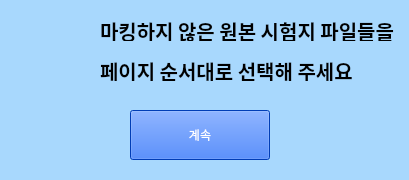
<?xml version="1.0" encoding="UTF-8"?>
<ui version="4.0">
 <class>Form</class>
 <widget class="QWidget" name="Form">
  <property name="geometry">
   <rect>
    <x>0</x>
    <y>0</y>
    <width>409</width>
    <height>180</height>
   </rect>
  </property>
  <property name="windowTitle">
   <string>Form</string>
  </property>
  <property name="styleSheet">
   <string notr="true">background: #a8d8fd</string>
  </property>
  <widget class="QLabel" name="label">
   <property name="geometry">
    <rect>
     <x>20</x>
     <y>10</y>
     <width>61</width>
     <height>81</height>
    </rect>
   </property>
   <property name="text">
    <string/>
   </property>
   <property name="pixmap">
    <pixmap>../../../../Desktop/icon.png</pixmap>
   </property>
  </widget>
  <widget class="QLabel" name="nameGuideLabel_1">
   <property name="geometry">
    <rect>
     <x>100</x>
     <y>20</y>
     <width>301</width>
     <height>21</height>
    </rect>
   </property>
   <property name="font">
    <font>
     <family>나눔스퀘어 Bold</family>
     <pointsize>15</pointsize>
     <weight>75</weight>
     <bold>true</bold>
    </font>
   </property>
   <property name="text">
    <string>마킹하지 않은 원본 시험지 파일들을</string>
   </property>
  </widget>
  <widget class="QLabel" name="nameGuideLabel_2">
   <property name="geometry">
    <rect>
     <x>100</x>
     <y>60</y>
     <width>301</width>
     <height>21</height>
    </rect>
   </property>
   <property name="font">
    <font>
     <family>나눔스퀘어 Bold</family>
     <pointsize>15</pointsize>
     <weight>75</weight>
     <bold>true</bold>
    </font>
   </property>
   <property name="text">
    <string>페이지 순서대로 선택해 주세요</string>
   </property>
  </widget>
  <widget class="QPushButton" name="confirmButton">
   <property name="geometry">
    <rect>
     <x>130</x>
     <y>110</y>
     <width>140</width>
     <height>50</height>
    </rect>
   </property>
   <property name="sizePolicy">
    <sizepolicy hsizetype="Fixed" vsizetype="Fixed">
     <horstretch>0</horstretch>
     <verstretch>0</verstretch>
    </sizepolicy>
   </property>
   <property name="minimumSize">
    <size>
     <width>140</width>
     <height>50</height>
    </size>
   </property>
   <property name="styleSheet">
    <string notr="true">font: 81 24pt &quot;나눔스퀘어 ExtraBold&quot;;
color: rgb(255, 255, 255);
background-color: rgb(0, 85, 255);</string>
   </property>
   <property name="text">
    <string>계속</string>
   </property>
  </widget>
 </widget>
 <resources/>
 <connections/>
</ui>
